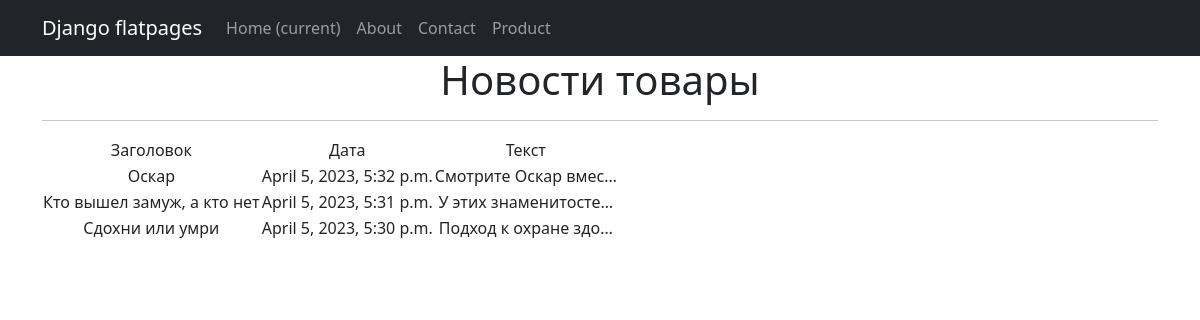
Page /news/ on the committed database.
### News_Portal/models.py (models this page shows, shortened)
class Post(models.Model):
    author = models.ForeignKey(Author, on_delete=models.CASCADE)
    type = models.CharField(max_length=2, choices=TYPES, default="news")
    creation_time = models.DateTimeField(auto_now_add=True)
    category = models.ManyToManyField(Category, through="PostCategory")
    title = models.CharField(max_length=255, default="Новость часа")
    text = models.TextField(default="а мы уже пишем")
    rating = models.FloatField(default=0.0)

### News_Portal/views.py (the view)
# urls.py: path("", NewsList.as_view()),
class NewsList(ListView):
    model = Post
    ordering = "-creation_time"
    template_name = "news.html"
    context_object_name = "news"
    def get_context_data(self, **kwargs):
        context = super().get_context_data(**kwargs)
        context["time_now"] = datetime.utcnow()
        context["next_sale"] = None
        return context

### News_Portal/templates/news.html (shortened to what this page needs)
{% extends 'flatpages/default.html' %}
{% block content %}
   <h1>Новости товары</h1>
   <hr>
   {% if news %}
       <table>
           <tr>
               <td>Заголовок</td>
               <td>Дата</td>
               <td>Текст</td>
           </tr>
           {% for post in news %}
           <tr>
               <td>{{ post.title }}</td>
               <td>{{ post.creation_time }}</td>
               <td>{{ post.text|truncatechars:20 }}</td>
           </tr>
           {% endfor %}
       </table>
   {% else %}
       <h2>Новостей нет!</h2>
   {% endif %}
{% endblock content %}

### News_Portal/templates/flatpages/default.html (shortened to what this page needs)
<!DOCTYPE html>
<html lang="en">
    <head>
        {% load static %}
        <link href="{% static 'css/styles.css' %}" rel="stylesheet" />
    </head>
    <body>
        <nav class="navbar navbar-expand-lg navbar-dark bg-dark static-top">
           <div class="container">
               <a class="navbar-brand" href="#">Django flatpages</a>
               <div class="collapse navbar-collapse" id="navbarResponsive">
                   <ul class="navbar-nav ml-auto">
                       <li class="nav-item active">
                           <a class="nav-link" href="#">Home
                               <span class="sr-only">(current)</span>
                           </a>
                       </li>
                       <li class="nav-item">
                           <a class="nav-link" href="/about/">About</a>
                       </li>
                       <li class="nav-item">
                           <a class="nav-link" href="/contacts/">Contact</a>
                       </li>
                       <li class="nav-item">
                           <a class="nav-link" href="/product/">Product</a>
                       </li>
                   </ul>
               </div>
           </div>
        </nav>
        <div class="container">
           <div class="row">
               <div class="col-lg-12 text-center">
                   {% block content %}{% endblock content %}
               </div>
           </div>
        </div>
    </body>
</html>

### rows in the picture
Post: title "Оскар", creation_time "April 5, 2023, 5:32 p.m.", text "Смотрите Оскар вмес…"
Post: title "Кто вышел замуж, а кто нет", creation_time "April 5, 2023, 5:31 p.m.", text "У этих знаменитосте…"
Post: title "Сдохни или умри", creation_time "April 5, 2023, 5:30 p.m.", text "Подход к охране здо…"
